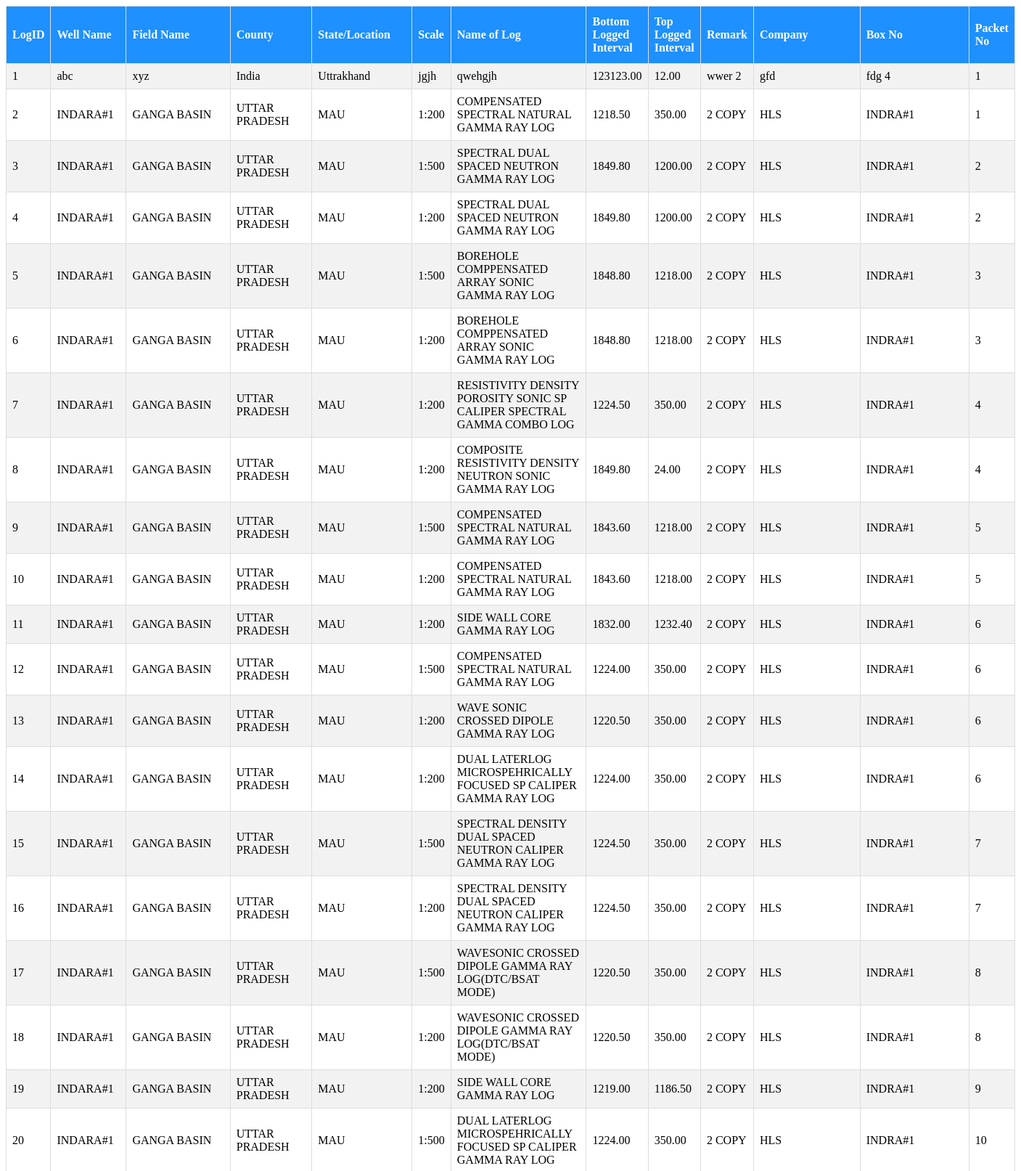
The app's page /db.php (signed in, upper part) with its own data.
### tables this page shows
CREATE TABLE `details` (
  `LogID` int(8) NOT NULL,
  `Well Name` varchar(50) NOT NULL,
  `Field Name` varchar(50) NOT NULL,
  `State/Location` varchar(50) NOT NULL,
  `County` varchar(50) DEFAULT NULL,
  `Scale` text NOT NULL,
  `Name of Log` varchar(100) NOT NULL,
  `Bottom Logged Interval` decimal(10,2) NOT NULL,
  `Top Logged Interval` decimal(10,2) NOT NULL,
  `Remark` text NOT NULL,
  `Company` varchar(20) NOT NULL,
  `Box No` varchar(20) NOT NULL,
  `Packet No` int(5) NOT NULL
);

### db.php (the view, shortened to what this page needs)
<?php
    include_once 'connect.php'
?>
<!DOCTYPE html>
<html lang="en">
<head>
</head>
<body>
    <table id="try">
        <tr>
            <th>LogID</th>
            <th>Well Name</th>
            <th>Field Name</th>
            <th>County</th>
            <th>State/Location</th>
            <th>Scale</th>
            <th>Name of Log</th>
            <th>Bottom Logged Interval</th>
            <th>Top Logged Interval</th>
            <th>Remark</th>
            <th>Company</th>
            <th>Box No</th>
            <th>Packet No</th>
        </tr>
    <?php
        $sql = "SELECT * from details;";
        $results = mysqli_query($conn, $sql);
        $resultCheck = mysqli_num_rows($results);
        if($resultCheck > 0)
        {
            while($row = mysqli_fetch_assoc($results))
            {
                echo "<tr><td>" . $row['LogID'] . "</td><td>" . $row['Well Name'] . "</td><td>" . $row['Field Name'] . "</td><td>" . $row['County'] . "</td><td>" . $row['State/Location'] . "</td><td>" . $row['Scale'] . "</td><td>" . $row['Name of Log'] . "</td><td>" . $row['Bottom Logged Interval'] . "</td><td>" . $row['Top Logged Interval'] . "</td><td>" . $row['Remark'] . "</td><td>" . $row['Company'] . "</td><td>" . $row['Box No'] . "</td><td>" . $row['Packet No'] . "</td></tr>";
            }
    }
    ?>
    </table>
</body>
</html>

### db.php (style rules this page uses)
#try { font-family: Trebuchet MS; border-collapse: collapse; width: 100%; }
#try td, #try th { border: 1px solid #ddd; padding: 8px; }
#try tr:nth-child(even) { background-color: #f2f2f2; }
#try th { padding-top: 12px; padding-bottom: 12px; text-align: left; background-color: #1E90FF; color: white; }

### records on screen
details: LogID "1", Well Name "abc", Field Name "xyz", County "India", value "Uttrakhand", Scale "jgjh", Name of Log "qwehgjh", Bottom Logged Interval "123123.00", Top Logged Interval "12.00", Remark "wwer 2", Company "gfd", Box No "fdg 4", Packet No "1"
details: LogID "2", Well Name "INDARA#1", Field Name "GANGA BASIN", County "UTTAR PRADESH", value "MAU", Scale "1:200", Name of Log "COMPENSATED SPECTRAL NATURAL GAMMA RAY LOG", Bottom Logged Interval "1218.50", Top Logged Interval "350.00", Remark "2 COPY", Company "HLS", Box No "INDRA#1", Packet No "1"
details: LogID "3", Well Name "INDARA#1", Field Name "GANGA BASIN", County "UTTAR PRADESH", value "MAU", Scale "1:500", Name of Log "SPECTRAL DUAL SPACED NEUTRON GAMMA RAY LOG", Bottom Logged Interval "1849.80", Top Logged Interval "1200.00", Remark "2 COPY", Company "HLS", Box No "INDRA#1", Packet No "2"
details: LogID "4", Well Name "INDARA#1", Field Name "GANGA BASIN", County "UTTAR PRADESH", value "MAU", Scale "1:200", Name of Log "SPECTRAL DUAL SPACED NEUTRON GAMMA RAY LOG", Bottom Logged Interval "1849.80", Top Logged Interval "1200.00", Remark "2 COPY", Company "HLS", Box No "INDRA#1", Packet No "2"
details: LogID "5", Well Name "INDARA#1", Field Name "GANGA BASIN", County "UTTAR PRADESH", value "MAU", Scale "1:500", Name of Log "BOREHOLE COMPPENSATED ARRAY SONIC GAMMA RAY LOG", Bottom Logged Interval "1848.80", Top Logged Interval "1218.00", Remark "2 COPY", Company "HLS", Box No "INDRA#1", Packet No "3"
details: LogID "6", Well Name "INDARA#1", Field Name "GANGA BASIN", County "UTTAR PRADESH", value "MAU", Scale "1:200", Name of Log "BOREHOLE COMPPENSATED ARRAY SONIC GAMMA RAY LOG", Bottom Logged Interval "1848.80", Top Logged Interval "1218.00", Remark "2 COPY", Company "HLS", Box No "INDRA#1", Packet No "3"
details: LogID "7", Well Name "INDARA#1", Field Name "GANGA BASIN", County "UTTAR PRADESH", value "MAU", Scale "1:200", Name of Log "RESISTIVITY DENSITY POROSITY SONIC SP CALIPER SPECTRAL GAMMA COMBO LOG", Bottom Logged Interval "1224.50", Top Logged Interval "350.00", Remark "2 COPY", Company "HLS", Box No "INDRA#1", Packet No "4"
details: LogID "8", Well Name "INDARA#1", Field Name "GANGA BASIN", County "UTTAR PRADESH", value "MAU", Scale "1:200", Name of Log "COMPOSITE RESISTIVITY DENSITY NEUTRON SONIC GAMMA RAY LOG", Bottom Logged Interval "1849.80", Top Logged Interval "24.00", Remark "2 COPY", Company "HLS", Box No "INDRA#1", Packet No "4"
details: LogID "9", Well Name "INDARA#1", Field Name "GANGA BASIN", County "UTTAR PRADESH", value "MAU", Scale "1:500", Name of Log "COMPENSATED SPECTRAL NATURAL GAMMA RAY LOG", Bottom Logged Interval "1843.60", Top Logged Interval "1218.00", Remark "2 COPY", Company "HLS", Box No "INDRA#1", Packet No "5"
details: LogID "10", Well Name "INDARA#1", Field Name "GANGA BASIN", County "UTTAR PRADESH", value "MAU", Scale "1:200", Name of Log "COMPENSATED SPECTRAL NATURAL GAMMA RAY LOG", Bottom Logged Interval "1843.60", Top Logged Interval "1218.00", Remark "2 COPY", Company "HLS", Box No "INDRA#1", Packet No "5"
details: LogID "11", Well Name "INDARA#1", Field Name "GANGA BASIN", County "UTTAR PRADESH", value "MAU", Scale "1:200", Name of Log "SIDE WALL CORE GAMMA RAY LOG", Bottom Logged Interval "1832.00", Top Logged Interval "1232.40", Remark "2 COPY", Company "HLS", Box No "INDRA#1", Packet No "6"
details: LogID "12", Well Name "INDARA#1", Field Name "GANGA BASIN", County "UTTAR PRADESH", value "MAU", Scale "1:500", Name of Log "COMPENSATED SPECTRAL NATURAL GAMMA RAY LOG", Bottom Logged Interval "1224.00", Top Logged Interval "350.00", Remark "2 COPY", Company "HLS", Box No "INDRA#1", Packet No "6"
details: LogID "13", Well Name "INDARA#1", Field Name "GANGA BASIN", County "UTTAR PRADESH", value "MAU", Scale "1:200", Name of Log "WAVE SONIC CROSSED DIPOLE GAMMA RAY LOG", Bottom Logged Interval "1220.50", Top Logged Interval "350.00", Remark "2 COPY", Company "HLS", Box No "INDRA#1", Packet No "6"
details: LogID "14", Well Name "INDARA#1", Field Name "GANGA BASIN", County "UTTAR PRADESH", value "MAU", Scale "1:200", Name of Log "DUAL LATERLOG MICROSPEHRICALLY FOCUSED SP CALIPER GAMMA RAY LOG", Bottom Logged Interval "1224.00", Top Logged Interval "350.00", Remark "2 COPY", Company "HLS", Box No "INDRA#1", Packet No "6"
details: LogID "15", Well Name "INDARA#1", Field Name "GANGA BASIN", County "UTTAR PRADESH", value "MAU", Scale "1:500", Name of Log "SPECTRAL DENSITY DUAL SPACED NEUTRON CALIPER GAMMA RAY LOG", Bottom Logged Interval "1224.50", Top Logged Interval "350.00", Remark "2 COPY", Company "HLS", Box No "INDRA#1", Packet No "7"
details: LogID "16", Well Name "INDARA#1", Field Name "GANGA BASIN", County "UTTAR PRADESH", value "MAU", Scale "1:200", Name of Log "SPECTRAL DENSITY DUAL SPACED NEUTRON CALIPER GAMMA RAY LOG", Bottom Logged Interval "1224.50", Top Logged Interval "350.00", Remark "2 COPY", Company "HLS", Box No "INDRA#1", Packet No "7"
details: LogID "17", Well Name "INDARA#1", Field Name "GANGA BASIN", County "UTTAR PRADESH", value "MAU", Scale "1:500", Name of Log "WAVESONIC CROSSED DIPOLE GAMMA RAY LOG(DTC/BSAT MODE)", Bottom Logged Interval "1220.50", Top Logged Interval "350.00", Remark "2 COPY", Company "HLS", Box No "INDRA#1", Packet No "8"
details: LogID "18", Well Name "INDARA#1", Field Name "GANGA BASIN", County "UTTAR PRADESH", value "MAU", Scale "1:200", Name of Log "WAVESONIC CROSSED DIPOLE GAMMA RAY LOG(DTC/BSAT MODE)", Bottom Logged Interval "1220.50", Top Logged Interval "350.00", Remark "2 COPY", Company "HLS", Box No "INDRA#1", Packet No "8"
details: LogID "19", Well Name "INDARA#1", Field Name "GANGA BASIN", County "UTTAR PRADESH", value "MAU", Scale "1:200", Name of Log "SIDE WALL CORE GAMMA RAY LOG", Bottom Logged Interval "1219.00", Top Logged Interval "1186.50", Remark "2 COPY", Company "HLS", Box No "INDRA#1", Packet No "9"
details: LogID "20", Well Name "INDARA#1", Field Name "GANGA BASIN", County "UTTAR PRADESH", value "MAU", Scale "1:500", Name of Log "DUAL LATERLOG MICROSPEHRICALLY FOCUSED SP CALIPER GAMMA RAY LOG", Bottom Logged Interval "1224.00", Top Logged Interval "350.00", Remark "2 COPY", Company "HLS", Box No "INDRA#1", Packet No "10"
